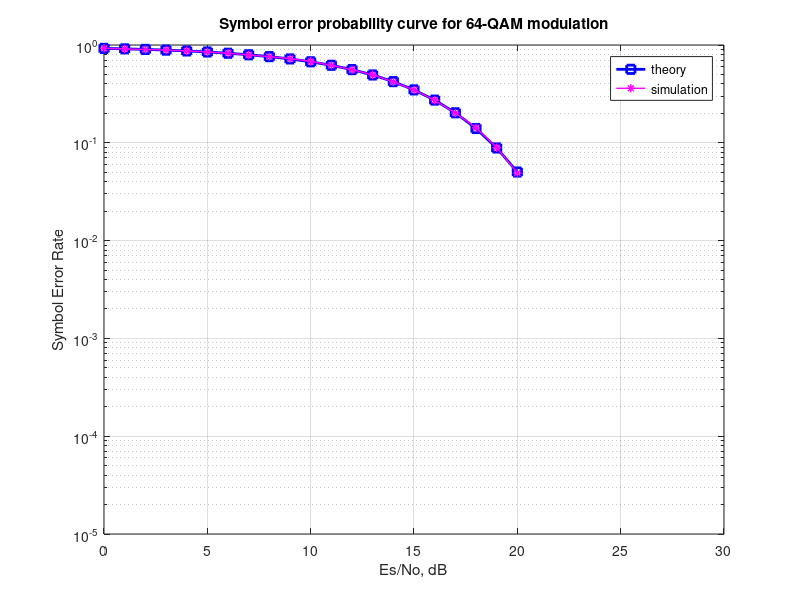

MATLAB code for this plot:
%%%%%%%%%%%%%%%%%%%%%%%%%%%%%%%%%%%%%%%%%%%%%
% Script for simulating M-QAM (4-QAM, 16-QAM, 64-QAM, 256QAM, 1024QAM) 
% transmission and reception and compare the simulated and theoretical 
% symbol error probability

clear
N =  7*10^4; % number of symbols
M = 64; % number of constellation points      

k = sqrt(1/((2/3)*(M-1))); % normalizing factor

m = [1:sqrt(M)/2]; % alphabets
alphaMqam = [-(2*m-1) 2*m-1]; 

Es_N0_dB = [0:20]; % multiple Es/N0 values

ipHat = zeros(1,N); % init

for ii = 1:length(Es_N0_dB)

    ip = randsrc(1,N,alphaMqam) + j*randsrc(1,N,alphaMqam);
    s = k*ip; % normalization of energy to 1
    n = 1/sqrt(2)*[randn(1,N) + j*randn(1,N)]; % white guassian noise, 0dB variance

    y = s + 10^(-Es_N0_dB(ii)/20)*n; % additive white gaussian noise

    % demodulation
    y_re = real(y)/k; % real part
    y_im = imag(y)/k; % imaginary part
    
    % rounding to the nearest alphabet
    % 0 to 2 --> 1
    % 2 to 4 --> 3
    % 4 to 6 --> 5 etc
    ipHat_re = 2*floor(y_re/2)+1;
    ipHat_re(find(ipHat_re>max(alphaMqam))) = max(alphaMqam);
    ipHat_re(find(ipHat_re<min(alphaMqam))) = min(alphaMqam);
	     
    % rounding to the nearest alphabet
    % 0 to 2 --> 1
    % 2 to 4 --> 3
    % 4 to 6 --> 5 etc
    ipHat_im = 2*floor(y_im/2)+1;
    ipHat_im(find(ipHat_im>max(alphaMqam))) = max(alphaMqam);
    ipHat_im(find(ipHat_im<min(alphaMqam))) = min(alphaMqam);
    
    ipHat = ipHat_re + j*ipHat_im; 
    nErr(ii) = size(find([ip- ipHat]),2); % counting the number of errors

end

simSer = nErr/N;
theorySer = 2*(1-1/sqrt(M))*erfc(k*sqrt((10.^(Es_N0_dB/10)))) ...
              - (1-2/sqrt(M) + 1/M)*(erfc(k*sqrt((10.^(Es_N0_dB/10))))).^2;
close all
figure
semilogy(Es_N0_dB,theorySer,'bs-','LineWidth',2);
hold on
semilogy(Es_N0_dB,simSer,'m*-','Linewidth',1);
axis([0 30 10^-5 1])
grid on
legend('theory', 'simulation');
xlabel('Es/No, dB')
ylabel('Symbol Error Rate')
title('Symbol error probability curve for 64-QAM modulation')

